Frame 1 (no input): blank canvas, image omitted
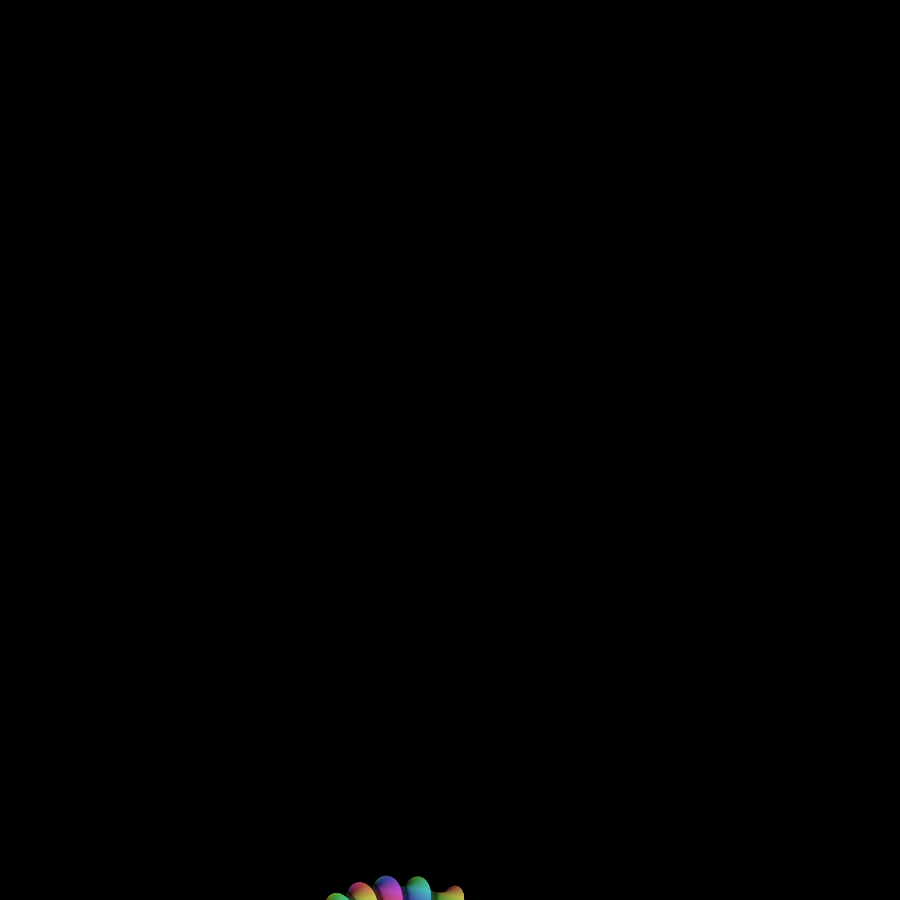
Frame 60 (no input)
Frame 120 (the mouse pressed at the canvas centre since frame 60): identical to frame 60, image omitted

The p5.js sketch that drew this single still picture (run headless with seeded random() and noise() and a simulated clock; from frame 60 on, the mouse is pressed at the canvas centre):

// p5.js sketch
// ── sketch.js
var nx = 0;
var ny = 10000;
var nz = 50000;
var nInc = 0.000125;
var fillColor = 0;
var angle = 0;

function setup() {
    createCanvas(900, 900);
    rectMode(CENTER);
    noStroke();
    background(0);
}

function draw() {
    for (var i = 0; i < 64; i++) {
        var x = map(noise(nx), 0, 1, -width * 1.5, 2 * width);
        var y = map(noise(ny), 0, 1, -height, 2 * height);
        var s = map(noise(nz), 0, 1, 5, 150);

        push();
        translate(x, y);
        rotate(angle);
        fill(0, 4);
        rect(0, 0, s * 1.25, s * 1.25);
        colorMode(HSB)
        fill(fillColor, 64, 100);
        rect(0, 0, s, s);
        pop();

        nx += nInc;
        ny += nInc;
        nz += nInc * 4;
        angle += TAU / 500;
        fillColor = (fillColor + 1) % 360;
    }
}
